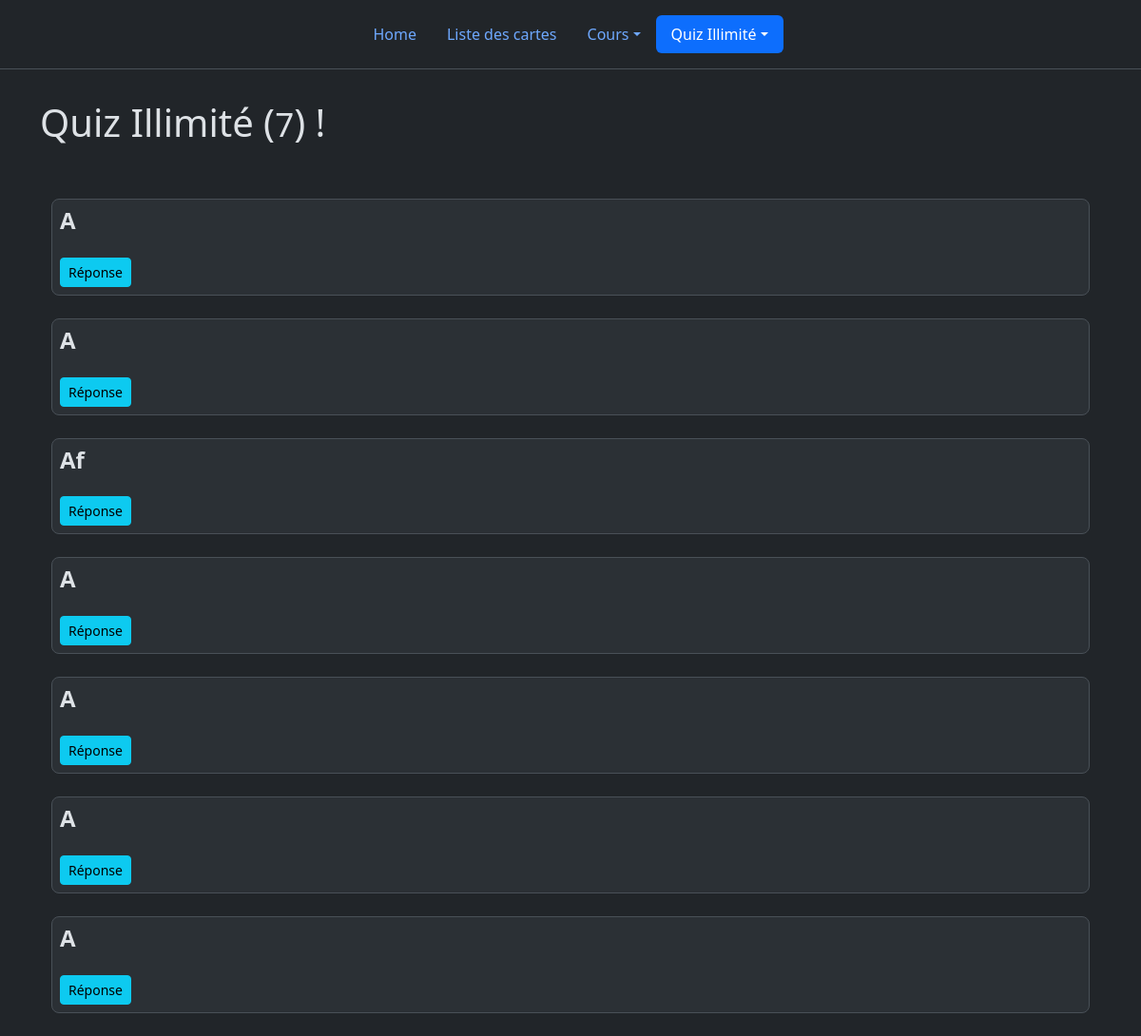
The app's page /quiz/infinity with its own data.
### app.py (models this page shows, shortened)
class Cards(db.Model):
	id = db.Column(db.Integer, primary_key=True)
	course = db.Column(db.String(50), nullable=False)
	question = db.Column(db.Text, nullable=False)
	answer = db.Column(db.Text, nullable=False)
	date_created = db.Column(db.DateTime, nullable=False, default=datetime.now)
	interval = db.Column(db.Integer, nullable=False, default=1)
	date_rev = db.Column(db.DateTime, nullable=False, default=datetime.now)
	last_rev = db.Column(db.DateTime, nullable=False, default=datetime.now)

### app.py (the view)
@app.route("/quiz/infinity")
def infinity():
	all_cards = Cards.query.order_by(Cards.date_rev.asc()).all()
	total = len(all_cards)
	return custom_render_template("infinty.html",cards=all_cards, total=total)

### app.py (called while the page is built)
def custom_render_template(template_name_or_list, **kwargs):
    common_variables = {
        'courselist': Cards.query.with_entities(Cards.course),
        'hour': datetime.now().replace(hour=19, minute=0, second=0),
        'now': datetime.now(),
        'today': datetime.now().date(),
        'tomorrow': datetime.now().date() + timedelta(days=1)
    }
    kwargs.update(common_variables)
    return render_template(template_name_or_list, **kwargs)

### templates/infinty.html (shortened to what this page needs)
{% extends 'base.html' %}
{% set active_page = "Quiz" %}
{% set page = "inf" %}
{% block body %}
{% if cards %}
<div class="row mt-2">
		<div class="col-10">
		    <br><h1>Quiz Illimité (<small id="cardcount">{{ cards|list|count }}</small>) !</h1>
		</div>
		</div>
<div class="container my-5">
    {% for card in cards %}
     	 <div id="card{{ card['id'] }}"><div class="bg-body-tertiary border rounded-3 p-2" >
	        <h4 class="fw-bold mb-0">{{ card['question'] }}</h4>
			  <span>
			  <br>
			  <a class="btn btn-info btn-sm" id ="buttonans{{ card['id'] }}" onclick="actionQR('{{ card['id'] }}');this.style.display = 'none'">Réponse</a>
			  <a class="btn btn-danger btn-sm" style="display:none" id="fail{{ card['id'] }}" onclick="actioncarte('{{ card['id'] }}');updatescore('fail');">Fail</a></span>
			  </div><br></div>
{% endfor %}
{% else %}
<h1> Vous n'avez plus de carte a tester aujourd'hui </h1>
<a class="btn btn-primary" href="/carte" role="button">Retourner sur la liste de cartes</a>
{% endif %}
</div>
{% endblock %}

### records on screen
Cards: question "A"
Cards: question "A"
Cards: question "Af"
Cards: question "A"
Cards: question "A"
Cards: question "A"
Cards: question "A"

### other values on screen
{{ currentc if active_page == 'Rev' else 'Cours' }} "Cours"
{{ "Illimité" if page == 'inf' else '' }} "Illimité"
{{ cards|list|count }} "7"
